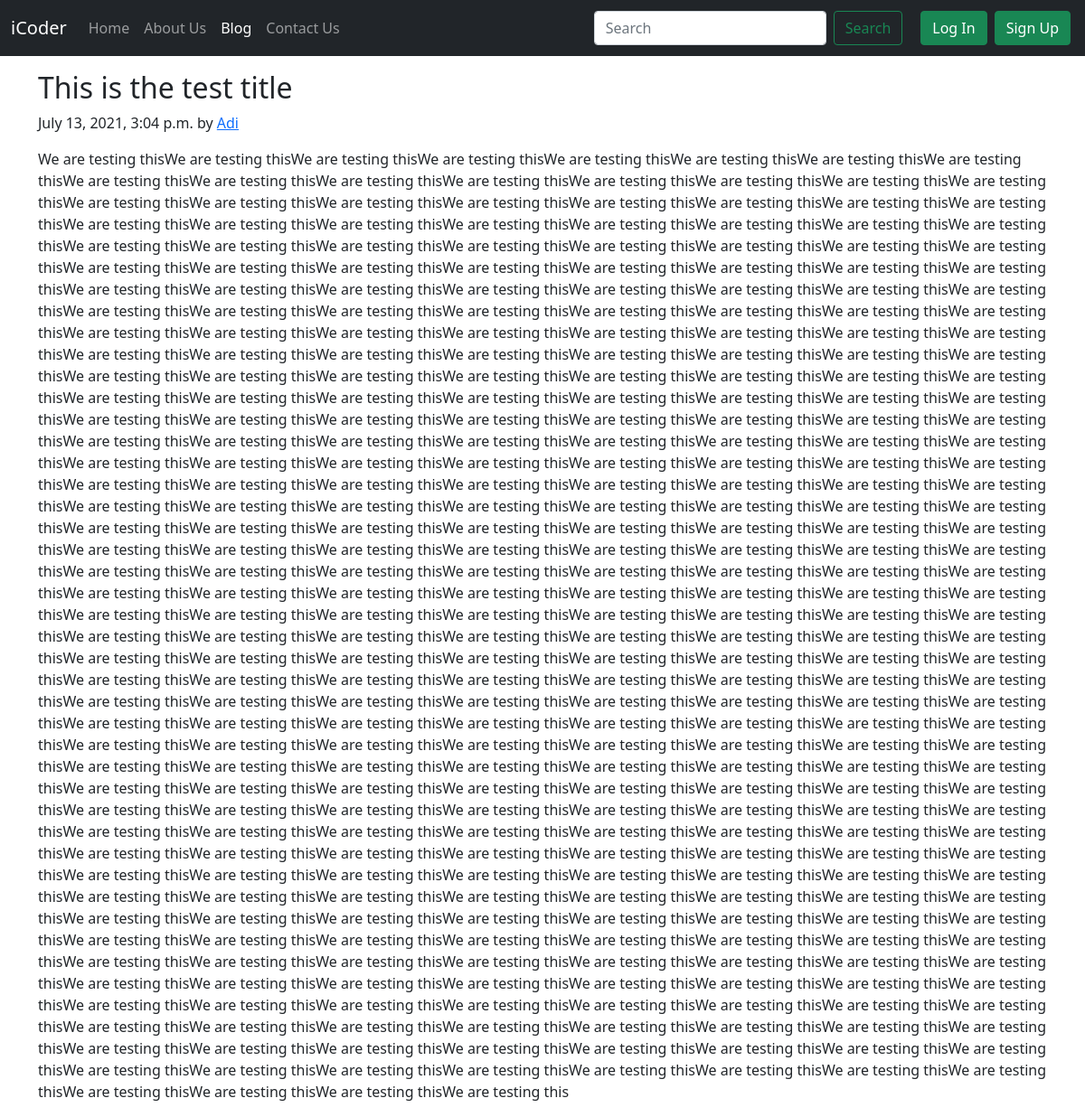
/blog/first-post, run on the app's committed database.
### blog/models.py (models this page shows, shortened)
class Post(models.Model):
    sno = models.AutoField(primary_key=True)
    title = models.CharField(max_length=255)
    content = models.TextField()
    author = models.CharField(max_length=100)
    slug = models.CharField(max_length=200)
    timeStamp = models.DateTimeField(blank=True)

### blog/views.py (the view)
# urls.py: path('<str:slug>', views.blogPost, name="blogPost")
def blogPost(request, slug):
    post = Post.objects.filter(slug=slug).first()
    context = {'post':post}
    return render(request, 'blog/blogPost.html', context)

### templates/blog/blogPost.html (shortened to what this page needs)
{% extends 'base.html' %}
{% block blogactive %} active {% endblock blogactive %}
{% block body %}
<div class="container">
    <article class="blog-post my-3">
        <h2 class="blog-post-title">{{post.title}}</h2>
        <p class="blog-post-meta">{{post.timeStamp}} by <a href="/about">{{post.author}}</a></p>
        <p>{{post.content}}</p>
    </article>
</div>
{% endblock body %}

### templates/base.html (shortened to what this page needs)
<!doctype html>
<html lang="en">
<head>
  <link href="https://cdn.jsdelivr.net/npm/bootstrap@5.0.2/dist/css/bootstrap.min.css" rel="stylesheet"
>
</head>
<body>
  <nav class="navbar navbar-expand-lg navbar-dark bg-dark">
    <div class="container-fluid">
      <a class="navbar-brand" href="/">iCoder</a>
      <div class="collapse navbar-collapse" id="navbarSupportedContent">
        <ul class="navbar-nav me-auto mb-2 mb-lg-0">
          <li class="nav-item  ">
            <a class="nav-link {% block homeactive %}{% endblock homeactive %}" aria-current="page" href="/">Home</a>
          </li>
          <li class="nav-item  ">
            <a class="nav-link {% block aboutactive %}{% endblock aboutactive %}" href="/about">About Us</a>
          </li>
          <li class="nav-item  ">
            <a class="nav-link {% block blogactive %}{% endblock blogactive %}" href="/blog">Blog</a>
          </li>
          <li class="nav-item ">
            <a class="nav-link  {% block contactactive %}{% endblock contactactive %}" href="/contact">Contact Us</a>
          </li>
        </ul>
        <form class="d-flex mx-3" method="get" action="/search">
          <input class="form-control me-2" type="search" placeholder="Search" aria-label="Search" name="query"
            id="query">
          <button class="btn btn-outline-success" type="submit">Search</button>
        </form>
          {% if user.is_authenticated %}
          <ul class="navbar-nav ml-auto ">
            <li class="nav-item dropdown">
          <a class="nav-link dropdown-toggle" href="#" id="navbarDropdown" role="button" data-bs-toggle="dropdown" aria-expanded="false">
             Welcome {{request.user}}
          </a>
          <ul class="dropdown-menu " aria-labelledby="navbarDropdown">
            <li><a class="dropdown-item" href="/logout">Log Out</a></li>
          </ul>
        </li>
          </ul>
        {% else %}
        <button type="button" class="btn btn-success m-1" data-bs-toggle="modal" data-bs-target="#loginModal">
          Log In
        </button>
        <button type="button" class="btn btn-success m-1" data-bs-toggle="modal" data-bs-target="#signupModal">
          Sign Up
        </button>
        {% endif %}
      </div>
    </div>
  </nav>
  {% block body %}{% endblock body %}
</body>
</html>

### data on the page
Post: title "This is the test title", timeStamp "July 13, 2021, 3:04 p.m.", author "Adi", content "We are testing thisWe are testing thisWe are testing thisWe are testing thisWe are testing thisWe are testing thisWe are testing thisWe are testing thisWe are testing thisWe are testing thisWe are testing thisWe are testing thisWe are testing thisWe are testing thisWe are testing thisWe are testing thisWe are testing thisWe are testing thisWe are testing thisWe are testing thisWe are testing thisWe are testing thisWe are testing thisWe are testing thisWe are testing thisWe are testing thisWe are testing thisWe are testing thisWe are testing thisWe are testing thisWe are testing thisWe are testing thisWe are testing thisWe are testing thisWe are testing thisWe are testing thisWe are testing…"
